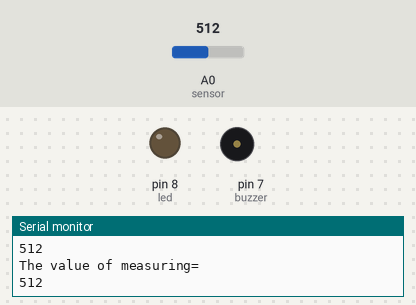
A sketch run on a simulated Arduino Uno, built with avr-gcc and run on an emulated ATmega328P. On the bench: output pins drawn as LEDs (lit = HIGH), buzzer (waves = sounding, pin HIGH), the last lines printed to the serial monitor. Dashed ring = blinking. The test bench sets the inputs (shaded band); at power-on: A0 (sensor) = 512.

Above: at 1.2 s.
1.3 s: A0 (sensor) set to 789
2.8 s: A0 (sensor) set to 818
At 3.05 s:
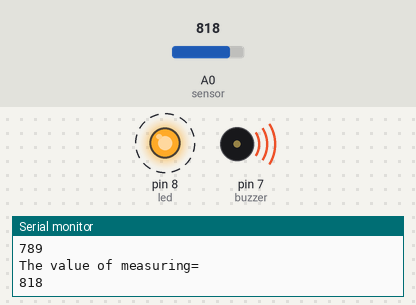
5.8 s: A0 (sensor) set to 790
At 6.8 s:
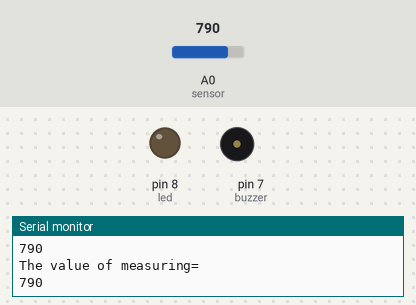
Timing chart, 0 to 8.8 s (numbered marks = the images above; inputs shaded):
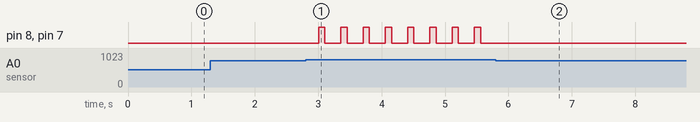

The sketch:

Gas_sensor.ino
```cpp
#define led 8    // I defined the 8th pin as led output.
#define buzzer 7   // I defined the 7th pin as buzzer output.
#define sensor A0   // I defined the A0 pin as sensor.
const int limit=800;   // I set a limit value to say Ardunio when to react.
int sensor_value=0;     //  To record measuring values I created a integer value.

void setup() {
  Serial.begin(9600);     // I started the communication.
  pinMode(led,OUTPUT);
  pinMode(buzzer,OUTPUT);

}

void loop() {
  sensor_value=analogRead(sensor);          //  Every measuring values from A0 pin are recorded.
  Serial.println("The value of measuring= ");
  Serial.println(sensor_value);
  if(sensor_value >limit)                   // I compared the these recording values with my limit value.
  {
    digitalWrite(led,HIGH);
    digitalWrite(buzzer,HIGH);
    delay(100);
    digitalWrite(led,LOW);
    digitalWrite(buzzer,LOW);
  }
  else
  {
    digitalWrite(led,LOW);
    digitalWrite(buzzer,LOW);
  }
  delay(250);

}
```

Measured:
- the behaviour switches between 800 and 801 on A0 (sensor) (found by bisection; images 0 and 1)
- after the input at 2.8 s, pin 8 (led), pin 7 (buzzer): alternates HIGH for 0.10 s and LOW for 0.25 s, starting after 0.21 s
- after the input at 5.8 s, pin 8 (led), pin 7 (buzzer): stops changing and stays LOW
